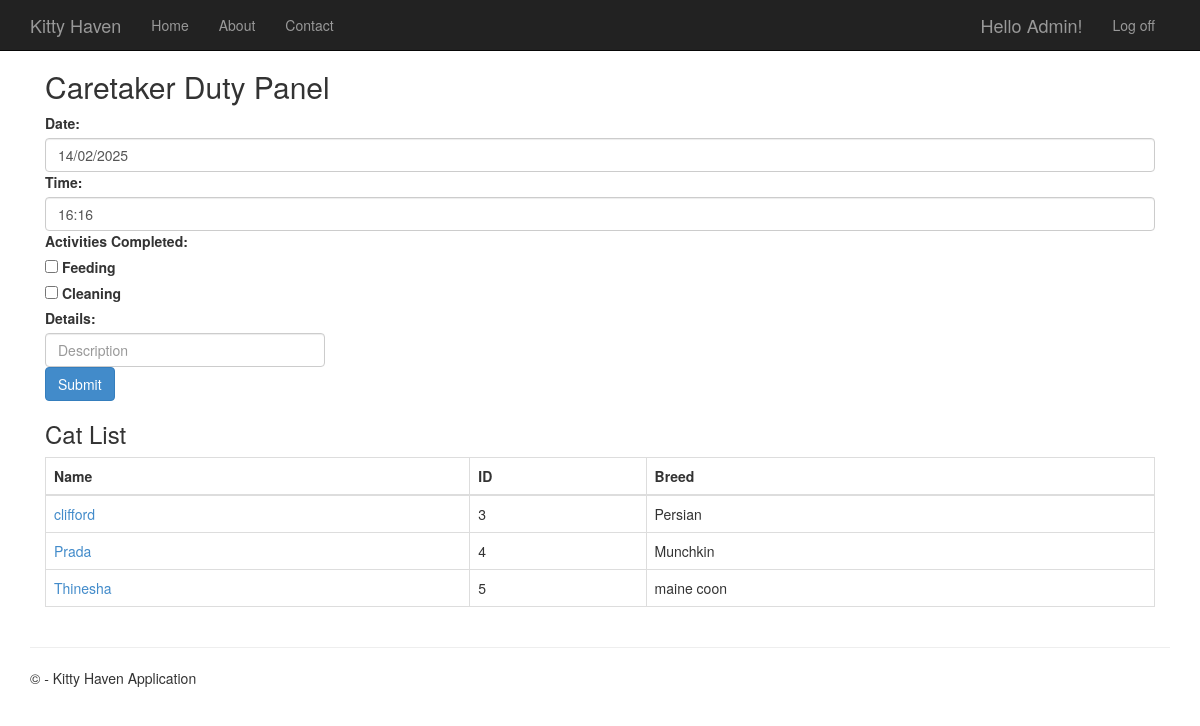
Screenshot of /caretaker-duty-panel/ (signed in) with the database file from the repository.
### app/models.py (models this page shows, shortened)
class Account(AbstractUser):
    RegistrationDate = models.DateField(auto_now_add=True)
    groups = models.ManyToManyField(Group, related_name="account_users", blank=True)
    user_permissions = models.ManyToManyField(Permission, related_name="account_users", blank=True)
    class Meta:
        app_label = "app"

### CatDatabase/models.py (models this page shows, shortened)
class Cat(models.Model):
    CatID = models.AutoField(primary_key=True)
    UserID = models.ForeignKey(djangoUser, on_delete=models.CASCADE, null=True, blank=True)
    Name = models.CharField(max_length=50)
    Breed = models.CharField(max_length=50)
    Age = models.IntegerField()
    Gender = models.CharField(max_length=1)
    Description = models.CharField(max_length=500)

### app/views.py (the view)
# urls.py: path('caretaker-duty-panel/', views.caretaker_duty_panel, name='caretaker_duty_panel'),
@login_required
def caretaker_duty_panel(request):
    cats = Cat.objects.all()  # Fetch all cats from the database
    today_date = datetime.now().strftime('%d/%m/%Y')  # Format: DD/MM/YYYY
    current_time = datetime.now().strftime('%H:%M')  # Format: HH:MM
    return render(request, 'app/caretaker_duty_panel.html', {'cats': cats, 'today_date': today_date,
        'current_time': current_time})

### app/templates/app/caretaker_duty_panel.html
{% extends "app/layout.html" %}
{% block content %}
<div class="container border p-4">
    <h2 class="fw-bold border-bottom pb-2">Caretaker Duty Panel</h2>
    <div class="mb-3">
        <label class="form-label fw-bold">Date:</label>
          <span class="form-control bg-light">{{ today_date }}</span>
    </div>
    <div class="mb-3">
        <label class="form-label fw-bold">Time:</label>
            <span class="form-control bg-light">{{ current_time }}</span>
    </div>
    <div class="mb-3">
        <label class="form-label">Activities Completed:</label>
        <div class="form-check">
            <input class="form-check-input" type="checkbox" id="feeding">
            <label class="form-check-label" for="feeding">Feeding</label>
        </div>
        <div class="form-check">
            <input class="form-check-input" type="checkbox" id="cleaning">
            <label class="form-check-label" for="cleaning">Cleaning</label>
        </div>
         <div class="mb-3">
        <label class="form-label">Details:</label>
        <input type="text" class="form-control" placeholder="Description">
    </div>
    </div>
    <button class="btn btn-primary">Submit</button>
    <h3 class="fw-bold mt-4">Cat List</h3>
    <div class="table-responsive">
        <table class="table table-bordered">
            <thead class="table-dark">
                <tr>
                    <th>Name</th>
                    <th>ID</th>
                    <th>Breed</th>
                </tr>
            </thead>
            <tbody>
                {% for cat in cats %}
                <tr>
                    <td>
                        <a href="{% url 'cat_details' cat.CatID %}" class="text-decoration-none">
                            {{ cat.Name }}
                        </a>
                    </td>
                    <td>{{ cat.CatID }}</td>
                    <td>{{ cat.Breed }}</td>
                </tr>
                {% empty %}
                <tr>
                    <td colspan="3" class="text-center">No cats found</td>
                </tr>
                {% endfor %}
            </tbody>
        </table>
    </div>
</div>
{% endblock %}

### app/templates/app/loginpartial.html (shortened to what this page needs)
{% if user.is_authenticated %}
<form id="logoutForm" action="/logout" method="post" class="navbar-right">
    <ul class="nav navbar-nav navbar-right">
        <li><span class="navbar-brand">Hello {{ user.username }}!</span></li>
        <li><a href="javascript:document.getElementById('logoutForm').submit()">Log off</a></li>
    </ul>
</form>
{% else %}
<ul class="nav navbar-nav navbar-right">
    <li><a href="{% url 'login' %}">Log in</a></li>
</ul>
{% endif %}

### app/static/app/content/site.css (style rules this page uses)
body { padding-top: 50px; padding-bottom: 20px; }
input, select, textarea { max-width: 280px; }

### rows the page displays
Account: username "Admin"
Cat: Name "clifford", CatID "3", Breed "Persian"
Cat: Name "Prada", CatID "4", Breed "Munchkin"
Cat: Name "Thinesha", CatID "5", Breed "maine coon"
